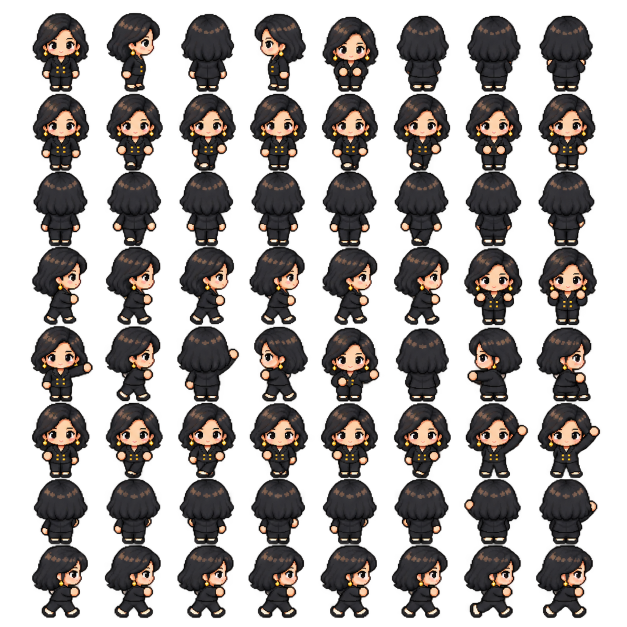
#> input picture assets/characters/team/v2/kay.png, 1254 x 1254 px, given in place of suki.png, which was not available (shown at 1/2 size)
$ python register-team-atlases.py
#> lines starting #> are read from the running program, lines starting #| are printed output that depends on the picture; after the words box and inside, x2 and y2 are one past the last pixel; in counts of white or black regions, pixels touching at a corner belong together; pictures that were not available may be replaced by others from this repository, and a replacement may not be noted
"""Read generated originals and register actual frames; never redraw atlas pixels."""
from pathlib import Path
import json
from PIL import Image

ROOT=Path(__file__).resolve().parents[1]
IDS=['suki','sid','jilly','laura','kay','franco','cora','amber']
SEATS={'jilly':('ttc-1','R1'),'cora':('ttc-2','R2'),'amber':('ttc-3','R3'),'franco':('ttc-4','R4'),'sid':('opposite-1','L1'),'suki':('opposite-2','L2'),'laura':('opposite-3','L3'),'kay':('opposite-4','L4')}
NAMES=['idle-front','idle-right','idle-back','idle-left','sit-front','sit-back','piano-rest','piano-play']
NAMES += [f'walk-front-{i}' for i in range(6)]+['sit-down-front','stand-up-front']
NAMES += [f'walk-back-{i}' for i in range(6)]+['sit-down-back','stand-up-back']
NAMES += [f'walk-right-{i}' for i in range(6)]+['curl-rest','curl-lift']
NAMES += ['hold-front','hold-right','hold-back','hold-left','sit-hold-front','sit-hold-back','sit-hold-right','sit-right']
NAMES += [f'hold-walk-front-{i}' for i in range(6)]+['dance-front-left','dance-front-right']
NAMES += [f'hold-walk-back-{i}' for i in range(6)]+['dance-back-left','dance-back-right']
NAMES += [f'hold-walk-right-{i}' for i in range(6)]+['run-right-0','run-right-1']
assert len(NAMES)==64
result={'version':1,'worldHeight':61.44,'logicalHeight':48,'grid':[8,8],'members':{}}
for person in IDS:
    base=ROOT/'assets/characters/team/v1'
    path=base/(person+'.png')
    im=Image.open(path).convert('RGBA')
#> im is the input picture: PIL image 1254x1254 RGBA; mean R, G, B, A 32.2, 27.7, 25.8, 113
    mask=im.getchannel('A').point(lambda a:255 if a>192 else 0)
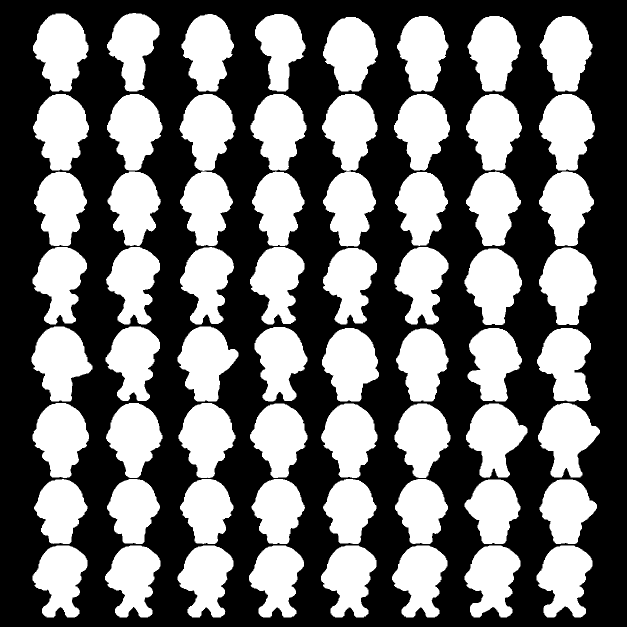
#> mask: PIL image 1254x1254 L (shown at 1/2 size); 44% white; 64 white regions, largest, box (x1, y1, x2, y2) and area: (1078, 495, 1193, 650) 11973, (929, 497, 1044, 650) 11894, (66, 27, 177, 183) 11868
    bands=[]; start=None
    for y in range(im.height):
        hit=mask.crop((0,y,im.width,y+1)).getbbox() is not None
        if hit and start is None:start=y
        if not hit and start is not None:bands.append((start,y));start=None
#> this loop made 1254 passes
#> hit on passes 1 to 12: False, False, False, False, False, False, False, False, False, False, False, False
#> after the loop, bands = [(26, 183), (188, 342), (343, 493), (494, 650), (653, 803), (806, 956), (958, 1088), (1091, 1235)]
    if start is not None:bands.append((start,im.height))
    assert len(bands)==8,(person,'Expected 8 isolated pose rows',bands)
    frames=[]
    def runs(mask_part):
        found=[];begin=None
        for xx in range(mask_part.width):
            hit=mask_part.crop((xx,0,xx+1,mask_part.height)).getbbox() is not None
            if hit and begin is None:begin=xx
            if not hit and begin is not None:found.append([begin,xx]);begin=None
        if begin is not None:found.append([begin,mask_part.width])
        merged=[]
        for a,b in found:
            if merged and a-merged[-1][1]<=6:merged[-1][1]=b
            else:merged.append([a,b])
        return [pair for pair in merged if pair[1]-pair[0]>15]
    for row,(top,bottom) in enumerate(bands):
        columns=runs(mask.crop((0,top,im.width,bottom)))
        assert len(columns)==8,(person,row,columns)
        for col in range(8):
            left,right=columns[col]
            box=mask.crop((left,top,right,bottom)).getbbox()
            assert box,(person,row,col,'empty cell')
            x,y,x1,y1=box;x+=left;x1+=left;y+=top;y1+=top
            w,h=x1-x,y1-y
            index=row*8+col;name=NAMES[index]
            # Explicit pose-specific grip offsets, registered against the source rect.
            # No runtime face/skin guessing, and no detached sleeve composition.
            holding=name.startswith('hold') or name.startswith('sit-hold')
            direction='back' if 'back' in name or 'piano' in name else 'right' if 'right' in name else 'left' if 'left' in name and 'dance' not in name else 'front'
            side=1 if direction in ('back','right') else -1
            if person=='laura' and index in (32,36):side=1
            grip=[round(w*(.9 if side>0 else .1),2),round(h*.64,2)]
            if name.startswith('hold-walk'):
                grip=[round(w*(.81 if side>0 else .2),2),round(h*.67,2)]
            if name.startswith('sit-hold'):
                grip=[round(w*(.9 if side>0 else .1),2),round(h*.68,2)]
            if holding:
                candidates=[];seen=set()
                for yy in range(round(h*(.3 if direction=='back' else .52)),round(h*.86)):
                    for xx in range(w):
                        r,g,b,a=im.getpixel((x+xx,y+yy))
                        if a>192 and r>165 and g>85 and r-g>28 and g-b>12 and (direction!='back' or xx>w*.55):candidates.append((xx,yy))
                # Proposal comes from actual palm pixels within a pose-specific ROI,
                # then the registered coordinates are checked in the live preview.
                if candidates:
                    target_x=w*(.85 if side>0 else .15)
                    chosen=sorted(candidates,key=lambda pt:(pt[0]-target_x)**2+(pt[1]-h*.66)**2)[:max(3,min(16,len(candidates)))]
                    grip=[round(sum(pt[0] for pt in chosen)/len(chosen),2),round(sum(pt[1] for pt in chosen)/len(chosen),2)]
            frames.append({'name':name,'rect':[x,y,w,h],'floor':[round(w/2,2),h],'seat':[round(w/2,2),round(h*.72,2)],'direction':direction,'grip':grip if holding else None,'gripSide':side,'index':index})
#> this loop made 8 passes
#> after the loop, frames = 64 items
    reference=max(f['rect'][3] for f in frames[:4])
#> reference = 157
    seat,seat_now=SEATS[person]
    result['members'][person]={'image':path.name,'sourceSize':list(im.size),'referenceHeight':reference,'oldSeat':seat,'seat':seat_now,'frames':frames}
    print(person,len(frames),path.name,seat_now,'height',reference)
#| suki 64 suki.png L2 height 157
#> pass 2 of the loop `for person in IDS:`:
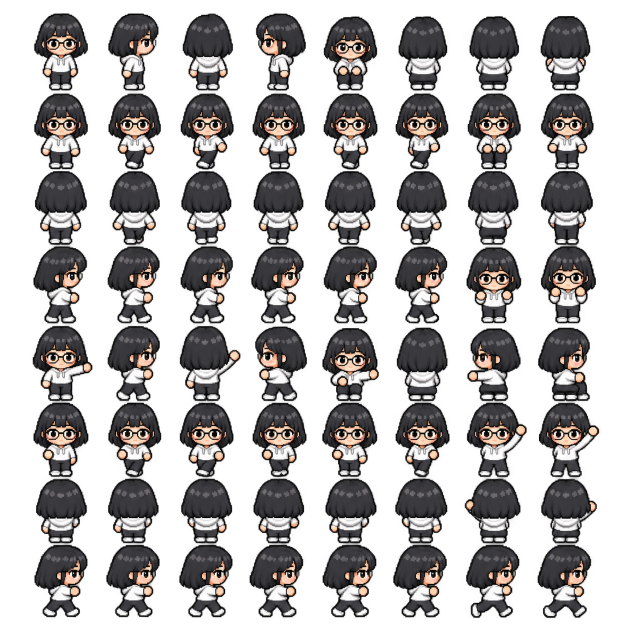
#> input picture assets/characters/team/v2/laura.png, 1254 x 1254 px, given in place of sid.png, which was not available (shown at 1/2 size)
#> im is the input picture: PIL image 1254x1254 RGBA; mean R, G, B, A 43.2, 40.8, 40.6, 110.4
#> `mask=im.getchannel('A').point(lambda a:255 if a>192 else 0)`:
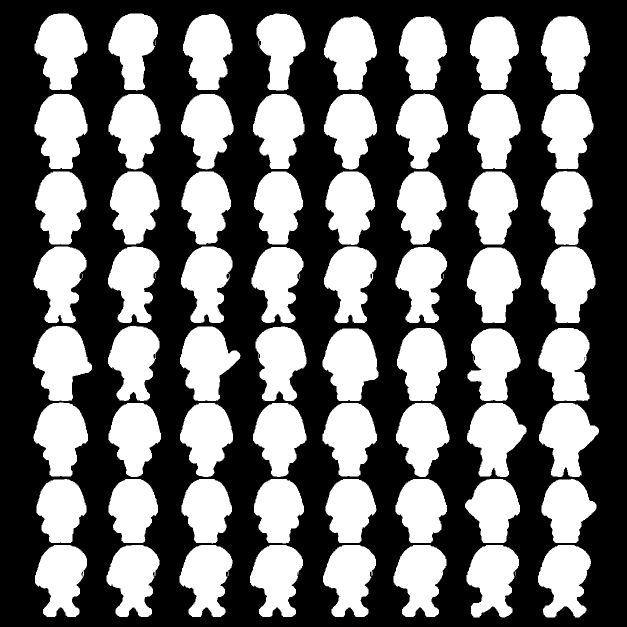
#> mask: PIL image 1254x1254 L (shown at 1/2 size); 42.8% white; 71 white regions (7 under 20 px), largest, box (x1, y1, x2, y2) and area: (1082, 493, 1191, 646) 11609, (66, 652, 184, 802) 11608, (645, 657, 757, 802) 11544
#> the loop `for y in range(im.height):` made 1254 passes
#> after the loop `for y in range(im.height):`: bands = [(27, 181), (187, 339), (342, 490), (493, 646), (652, 802), (805, 954), (958, 1087), (1090, 1235)]
#> the loop `for row,(top,bottom) in enumerate(bands):` made 8 passes
#> reference = 154
#| sid 64 sid.png L1 height 154
#> pass 3 of the loop `for person in IDS:`:
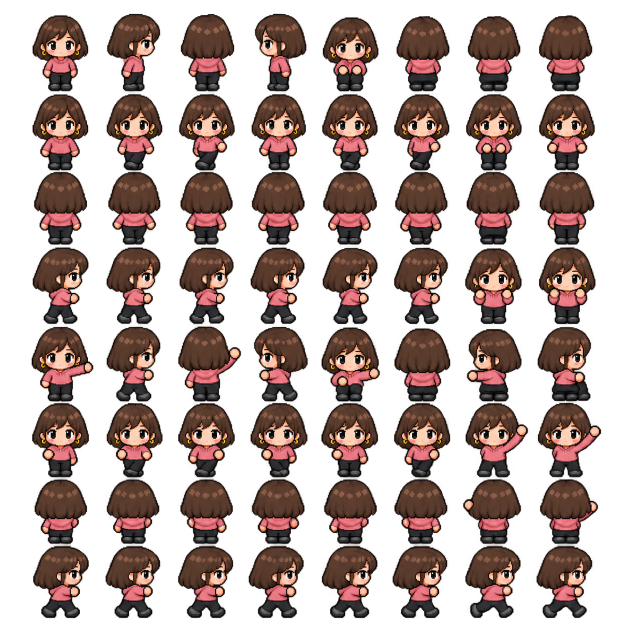
#> input picture assets/characters/team/v2/jilly.png, 1254 x 1254 px, found by its file name (shown at 1/2 size)
#> im is the input picture: PIL image 1254x1254 RGBA; mean R, G, B, A 49.5, 31.8, 27.1, 112.3
#> `mask=im.getchannel('A').point(lambda a:255 if a>192 else 0)`:
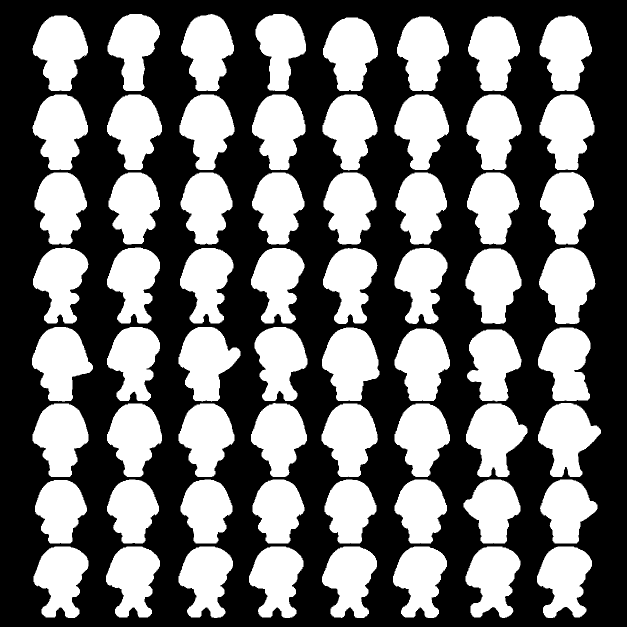
#> mask: PIL image 1254x1254 L (shown at 1/2 size); 43.6% white; 64 white regions, largest, box (x1, y1, x2, y2) and area: (644, 655, 759, 802) 11898, (1078, 495, 1191, 648) 11717, (64, 654, 186, 803) 11713
#> after the loop `for y in range(im.height):`: bands = [(28, 182), (189, 341), (344, 489), (495, 648), (654, 803), (806, 954), (959, 1087), (1093, 1236)]
#> the loop `for row,(top,bottom) in enumerate(bands):` made 8 passes
#| jilly 64 jilly.png R1 height 154
#> (the run stopped early here; a loop or call above may not have finished)
